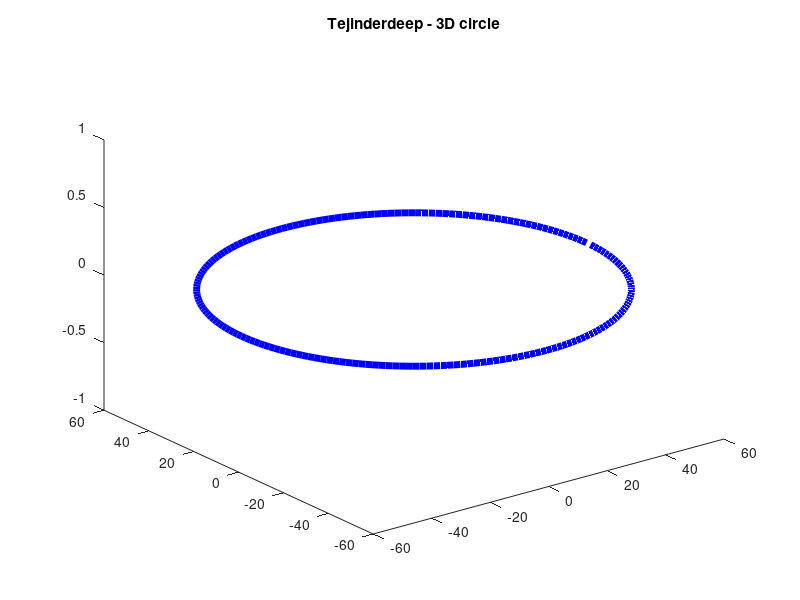

Recreate this plot in MATLAB.
r=59;
noofpoints=200;
x=zeros(1,noofpoints);
y=zeros(1,noofpoints);
z=zeros(1,noofpoints);
for i=1:noofpoints
    theta=2*pi*(i-1)/noofpoints;
    x(i)=r*cos(theta);
    y(i)=r*sin(theta);
    z(i)=0;
end
plot3(x,y,z,'b-','linewidth',5);
title('Tejinderdeep - 3D circle');